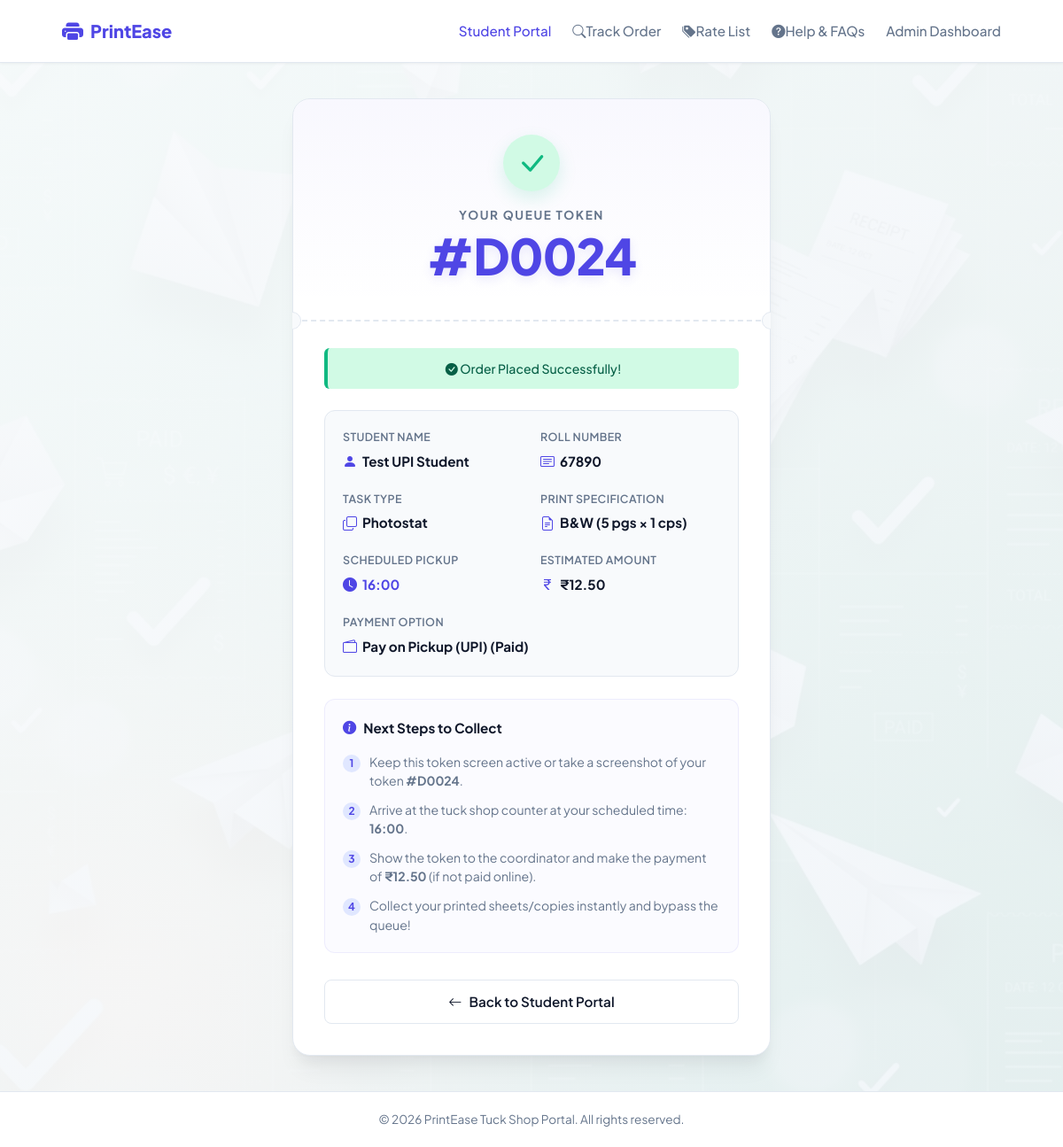
/success/39, run on the app's committed database.
### tables this page shows
CREATE TABLE orders(
            id INTEGER PRIMARY KEY AUTOINCREMENT,
            token INTEGER,
            name TEXT,
            roll_no TEXT,
            pages INTEGER,
            copies INTEGER DEFAULT 1,
            print_type TEXT,
            pickup_time TEXT,
            payment TEXT,
            status TEXT
        , task_type TEXT DEFAULT 'Print Out', file_path TEXT);

### app.py (the view)
@app.route("/success/<int:order_id>")
def success(order_id):
    conn = get_db_connection()
    cursor = conn.cursor()
    cursor.execute("SELECT * FROM orders WHERE id = ?", (order_id,))
    order = cursor.fetchone()
    cursor.execute("SELECT key, value FROM settings")
    settings = {row['key']: row['value'] for row in cursor.fetchall()}
    conn.close()
    if not order:
        return redirect("/")
    return render_template("success.html", order=order, settings=settings)

### app.py (called while the page is built)
def get_db_connection():
    conn = sqlite3.connect(DATABASE_PATH)
    conn.row_factory = sqlite3.Row
    return conn

@app.before_request
def require_login():
    if request.path.startswith("/admin") and request.path != "/admin/login":
        if not session.get("logged_in"):
            return redirect(url_for("admin_login"))

### templates/success.html (shortened to what this page needs)
<!DOCTYPE html>
<html lang="en">
<head>
    <link rel="stylesheet" href="{{ url_for('static', filename='style.css') }}">
    <link rel="stylesheet" href="https://cdn.jsdelivr.net/npm/bootstrap-icons@1.11.1/font/bootstrap-icons.css">
</head>
<body class="success-body-bg">
    <header class="header-nav">
        <div class="container nav-container">
            <a href="/" class="logo-link">
                <span class="logo-icon"><i class="bi bi-printer-fill"></i></span>
                <span>PrintEase</span>
            </a>
            <nav>
                <ul class="nav-links">
                    <li><a href="/" class="active">Student Portal</a></li>
                    <li><a href="/#search_roll_no"><i class="bi bi-search me-1"></i>Track Order</a></li>
                    <li><a href="#" id="rateListLink"><i class="bi bi-tags-fill me-1"></i>Rate List</a></li>
                    <li><a href="#" id="faqsLink"><i class="bi bi-question-circle-fill me-1"></i>Help & FAQs</a></li>
                    <li><a href="/admin">Admin Dashboard</a></li>
                </ul>
            </nav>
        </div>
    </header>
    <main class="container">
        <div class="success-container">
            <div class="ticket-card">
                <div class="ticket-header">
                    <div class="success-icon-badge">
                        <i class="bi bi-check-lg"></i>
                    </div>
                    <div class="ticket-token-title">Your Queue Token</div>
                    <h1 class="ticket-token-value">#{{ order.token }}</h1>
                </div>
                <div class="ticket-perforation">
                    <div class="notch notch-left"></div>
                    <div class="ticket-divider"></div>
                    <div class="notch notch-right"></div>
                </div>
                <div class="ticket-body">
                    {% set is_print = order.task_type == 'Print Out' %}
                    {% set rate = settings.rate_print_color|float if order.print_type == 'Color' and is_print else (settings.rate_photo_color|float if order.print_type == 'Color' else (settings.rate_print_bw|float if is_print else settings.rate_photo_bw|float)) %}
                    <div class="alert-notice alert-success" style="text-align: center; margin-bottom: 24px;">
                        <i class="bi bi-check-circle-fill me-2"></i>
                        Order Placed Successfully!
                    </div>
                    <div class="ticket-details-grid">
                        <div class="detail-item">
                            <span class="detail-label">Student Name</span>
                            <span class="detail-value">
                                <i class="bi bi-person-fill"></i>
                                {{ order.name }}
                            </span>
                        </div>
                        <div class="detail-item">
                            <span class="detail-label">Roll Number</span>
                            <span class="detail-value">
                                <i class="bi bi-card-text"></i>
                                {{ order.roll_no }}
                            </span>
                        </div>
                        <div class="detail-item">
                            <span class="detail-label">Task Type</span>
                            <span class="detail-value">
                                <i class="bi {% if order.task_type == 'Print Out' %}bi-printer-fill{% else %}bi-copy{% endif %}"></i>
                                {{ order.task_type }}
                            </span>
                        </div>
                        <div class="detail-item">
                            <span class="detail-label">Print Specification</span>
                            <span class="detail-value">
                                <i class="bi bi-file-earmark-text"></i>
                                {{ order.print_type }} ({{ order.pages }} pgs × {{ order.copies or 1 }} cps)
                            </span>
                        </div>
                        <div class="detail-item">
                            <span class="detail-label">Scheduled Pickup</span>
                            <span class="detail-value" style="color: var(--primary); font-weight: 700;">
                                <i class="bi bi-clock-fill"></i>
                                {{ order.pickup_time }}
                            </span>
                        </div>
                        <div class="detail-item">
                            <span class="detail-label">Estimated Amount</span>
                            <span class="detail-value" style="color: var(--text-main); font-weight: 700;">
                                <i class="bi bi-currency-rupee"></i>
                                ₹{{ "%.2f"|format(order.pages * (order.copies or 1) * rate) }}
                            </span>
                        </div>
                        <div class="detail-item" style="grid-column: span 2;">
                            <span class="detail-label">Payment Option</span>
                            <span class="detail-value">
                                <i class="bi bi-wallet2"></i>
                                {{ order.payment }}
                            </span>
                        </div>
                    </div>
                    <div class="ticket-instructions">
                        <h4 class="instructions-title">
                            <i class="bi bi-info-circle-fill" style="color: var(--primary);"></i> Next Steps to Collect
                        </h4>
                        <ol class="instructions-list">
                            <li>Keep this token screen active or take a screenshot of your token <strong>#{{ order.token }}</strong>.</li>
                            <li>Arrive at the tuck shop counter at your scheduled time: <strong>{{ order.pickup_time }}</strong>.</li>
                            <li>Show the token to the coordinator and make the payment of <strong>₹{{ "%.2f"|format(order.pages * (order.copies or 1) * rate) }}</strong> (if not paid online).</li>
                            <li>Collect your printed sheets/copies instantly and bypass the queue!</li>
                        </ol>
                    </div>
                    <div class="ticket-action">
                        <a href="/?roll_no={{ order.roll_no }}" class="btn-secondary">
                            <i class="bi bi-arrow-left"></i> Back to Student Portal
                        </a>
                    </div>
                </div>
            </div>
        </div>
    </main>
    <footer class="footer">
        <div class="container">
            <p>&copy; 2026 PrintEase Tuck Shop Portal. All rights reserved.</p>
        </div>
    </footer>
</body>
</html>

### data on the page
orders: token "D0024", name "Test UPI Student", roll_no "67890", task_type "Photostat", print_type "B&W", pages "5", copies "1", pickup_time "16:00", order.pages*(order.copiesor1)*rate "12.50", payment "Pay on Pickup (UPI) (Paid)"
